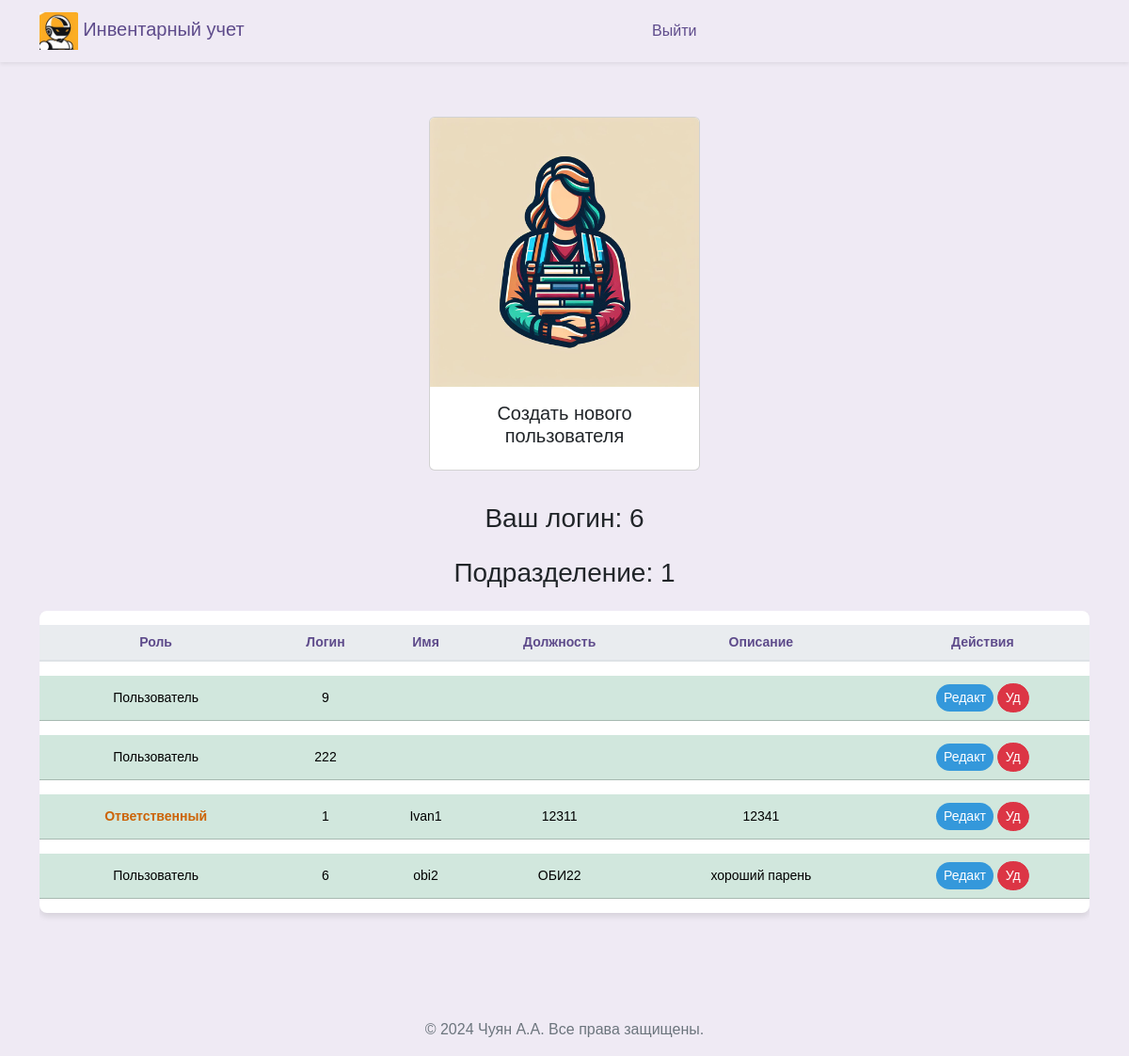
/workers (signed in), run on an earlier commit of the app's database.
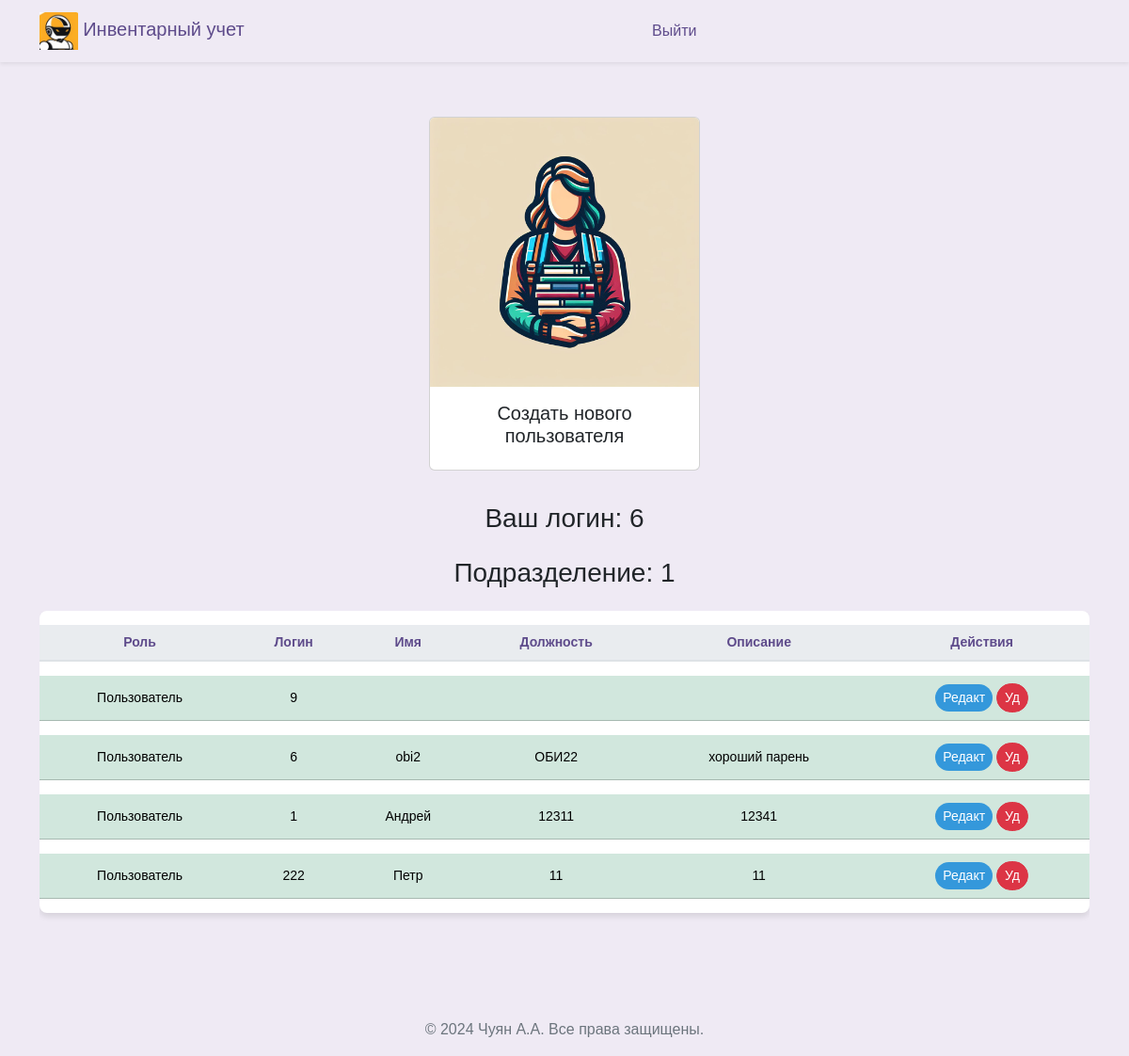
And on a later commit of the database.
### src/database/models.py (models this page shows)
class Worker(Base):
    __tablename__ = "worker"
    id = Column(Integer, primary_key=True)
    role = Column(Enum(Role), default=Role.guest)
    fio = Column(String)
    name = Column(String, unique=True)
    password = Column(String)
    department = Column(String)
    position = Column(String)
    description = Column(String, default=None)
    conn_worker_arm = relationship(
        "Arm", back_populates="conn_arm_worker"
    )

### src/frontend/router.py (the view)
@router.get("/workers")
async def get_workers(
    request: Request,
    worker: Worker = Depends(get_worker_or_redirect),
    session: AsyncSession = Depends(get_session),
):
    data = await CRUDWorker.get_all_worker_sorted(session)
    return templates.TemplateResponse(
        "workers/index.html",
        {"request": request, "worker": worker, "data": data},
    )

### src/frontend/template/workers/index.html (shortened to what this page needs)
{% extends "base/base.html" %}
{% block content %}
<head>
</head>
<div class="d-flex justify-content-center align-items-center">
  <a class="nav-link" href="#" data-bs-toggle="modal" data-bs-target="#createWorkerModal" data-bs-workerdepartment="{{worker.department}}">
    <div class="card" style="width: 18rem; margin: 10px;">
      <img src="../frontend/assets/img/workers.jpg" class="card-img-top" alt="...">
      <div class="card-body">
        <h5 class="card-title" style="text-align: center;">Создать нового пользователя</h5>
      </div>
    </div>
  </a>
</div>
<div class="row ">
  <div class="col-12">
    <h3 class="mb-4" style="margin-bottom: 60px; text-align: center;">Ваш логин: {{ worker.name }}</h3>
    <h3 class="mb-4" style="margin-bottom: 60px; text-align: center;">Подразделение: {{ worker.department }}</h3>
    <div class="table-responsive">
      <table class="table table-hover table-shadow table-rounded ">
        <thead>
          <tr>
            <th scope="col" >Роль</th>
            <th scope="col" >Логин</th>
            <th scope="col" >Имя</th>
            <th scope="col" >Должность</th>
            <th scope="col" >Описание</th>
            <th scope="col" >Действия</th>
          </tr>
        </thead>
        <tbody class="text-center">
          {% for worker_tuple in data %}
            {% set workers = worker_tuple %}
              {% if workers.department == worker.department and workers.role.name != "admin"%}
                <tr class="table-success " >
                  <td>{% if workers.role.name == 'user' %}<span class="orange-bold-text">Ответственный</span>{% elif workers.role.name == 'admin' %}<span class="red-bold-text">Администратор</span> {% else %}Пользователь{% endif %}</td>
                  <td>{{ workers.name }}</td>
                  <td>{{ workers.fio }}</td>
                  <td>{{ workers.position }}</td>
                  <td>{{ workers.description }}</td>
                  <td>
                    <button type="button" class="btn btn-primary btn-sm" style="background-color: #3498db; color: white;"
                      data-bs-toggle="modal"
                      data-bs-target="#updateModal"
                      data-bs-1="{{workers.fio}}"
                      data-bs-2="{{workers.name}}"
                      data-bs-3="{{workers.position}}"
                      data-bs-4="{{workers.description}}"
                      data-bs-5= "{{workers.id}}"
                      data-bs-6= "{{workers.department}}"
                      data-bs-7= "{{workers.role}}">
                      Редакт
                    </button>
                    <button type="button" class="btn btn-danger btn-sm" style="color: white;"
                      onclick="deleteWorker('{{ workers.id }}')">
                      Уд
                    </button>
                  </td>
                </tr>
                {% endif %}
          {% endfor %}
        </tbody>
      </table>
    </div>
  </div>
</div>
{% endblock %}

What changed in the data, as far as the page shows it:
shown differently, row unchanged: Worker "obi2": moves up the list
changed Worker: fio "Ivan1" → "Андрей"; role "Ответственный" → "Пользователь"; moves down the list
changed Worker: fio (not shown) → "Петр"; position (not shown) → "11"; description (not shown) → "11"
